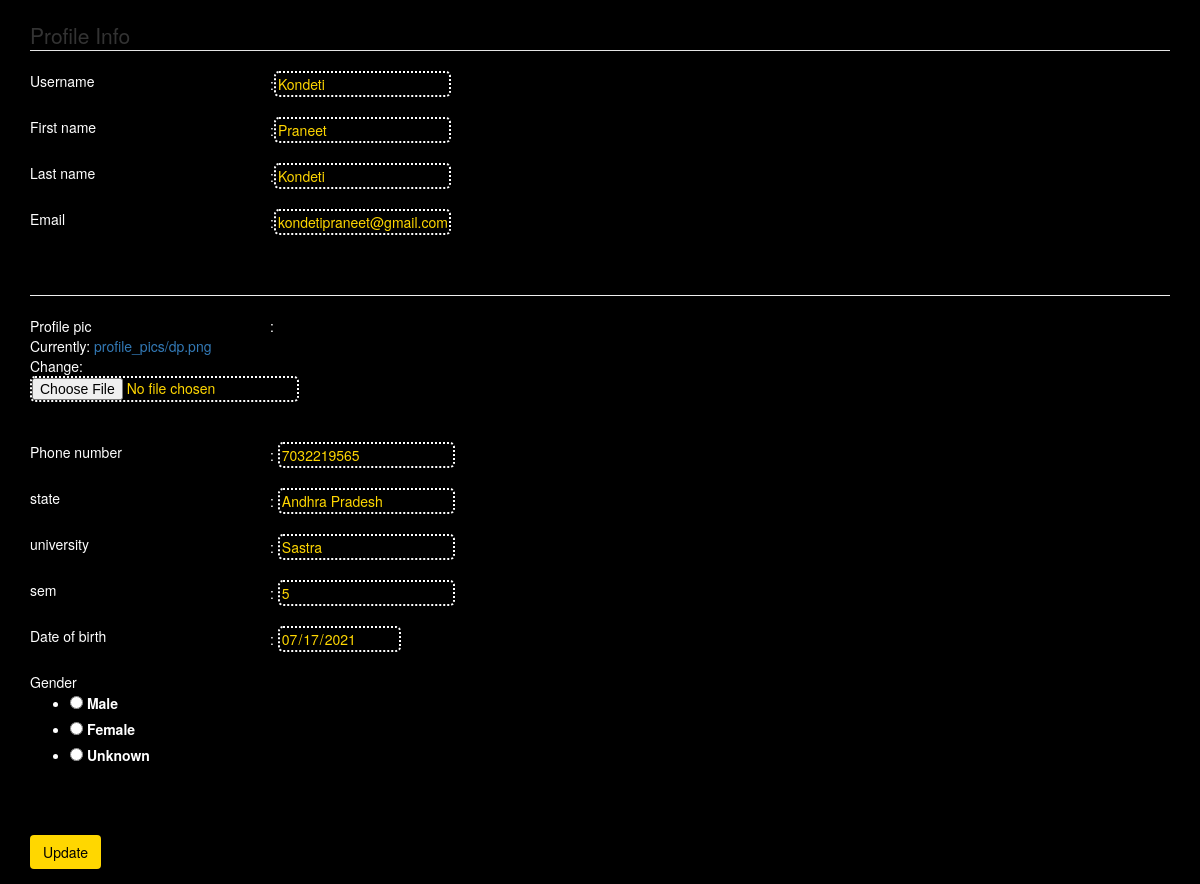
/update/ (signed in), run on the app's committed database.
### accounts/models.py (models this page shows, shortened)
class Profile(models.Model):
    user = models.OneToOneField(User, on_delete=models.CASCADE)
    image = models.ImageField(default='default.jpeg', upload_to='profile_pics')
    phno =models.IntegerField(default=999999999)
    dob = models.DateField(default=date.today())
    state = models.CharField(default='Andhra Pradesh',max_length=100)
    university = models.CharField(default='Sastra',max_length=100)
    sem = models.IntegerField(default=5)
    gender = models.CharField(default='Unknown',max_length=50)

### accounts/views.py (the view)
# urls.py: path('update/',account_views.update,name='update'),
@login_required(login_url='/')
def update(request):
    if request.method == 'POST':
        u_form = UserUpdateForm(request.POST, instance=request.user)
        p_form = ProfileUpdateForm(request.POST,
                                   request.FILES,
                                   instance=request.user.profile)
        if u_form.is_valid() and p_form.is_valid():
            u_form.save()
            p_form.save()
            messages.success(request, f'Your account has been updated!')
            return redirect("/kondeti")
    else:
        u_form = UserUpdateForm(instance=request.user)
        p_form = ProfileUpdateForm(instance=request.user.profile)
    context = {
        'u_form': u_form,
        'p_form': p_form
    }
    return render(request, 'accounts/update.html', context)

### accounts/forms.py
class UserUpdateForm(forms.ModelForm):
    email = forms.EmailField()
    class Meta:
        model = User
        fields = ['username','first_name','last_name', 'email']

class ProfileUpdateForm(forms.ModelForm):
    CHOICES = [('M','Male'),('F','Female'),('U','Unknown')]
    gender=forms.CharField(label='Gender', widget=forms.RadioSelect(choices=CHOICES))
    dob = forms.DateField(widget=DateInput(attrs={'type':'date','title':'mm/dd/yyyy','placeholder':'mm/dd/yyyy'}))
    class Meta:
        model = Profile
        fields = ['image','phno','state','university','sem','dob','gender']

### accounts/templates/accounts/update.html (shortened to what this page needs)
﻿<!DOCTYPE html>
{% load static %}
<html lang="en" xmlns="http://www.w3.org/1999/xhtml">
<head>
    <link rel="stylesheet" href={% static 'css/bootstrap.css' %}>
</head>
<body>
    <div class="container">
        <form method="POST" enctype="multipart/form-data">
            <fieldset class="form-group">
                <legend class="border-bottom mb-4">Profile Info</legend>
                <div style="width:240px; float:left;">{{u_form.username.label}}</div>:{{ u_form.username}}<br><br>
                <div style="width:240px; float:left;">{{u_form.first_name.label}}</div>:{{u_form.first_name}}<br><br>
                <div style="width:240px; float:left;">{{u_form.last_name.label}}</div>:{{u_form.last_name}}<br><br>
                <div style="width:240px; float:left;">{{u_form.email.label}}</div>:{{u_form.email}}<br /><br><br>
                <hr />
                <div style="width:240px; float:left;">Profile pic</div> :<br> {{p_form.image}}<br><br>
                <div style="width:240px; float:left">Phone number</div>: {{p_form.phno}}<br><br>
                <div style="width:240px; float:left">state       </div>: {{p_form.state}}<br><br>
                <div style="width:240px; float:left">university  </div>: {{p_form.university}}<br><br>
                <div style="width:240px; float:left">sem         </div>: {{p_form.sem}}<br><br>
                <div style="width:240px; float:left">Date of birth</div>: {{p_form.dob}}<br><br>
                <div style="width:240px; float:left">{{p_form.gender.label}}       </div> <br>{{p_form.gender}}<br><br>
            </fieldset>
            <div class="form-group">
                <button class="btn btn-outline-info" type="submit">Update</button>
            </div>
        </form>
    </div>
</body>
</html>

### accounts/templates/accounts/update.html (style rules this page uses)
body { background-color: #000000; color: #ffffff; }
input { background-color:#000000; color: #FFD700; border: 2px dotted white; border-radius: 5px; }
button { background-color:#FFD700; color: #000000; border: 2px dotted white; border-radius: 5px; }

### data on the page
Profile: phno "7032219565", state "Andhra Pradesh", university "Sastra", sem "5", dob "07/17/2021", gender "☐ Male ☐ Female ☐ Unknown"

### other printed values
{{ u_form.username.label }} "Username"
{{ u_form.first_name.label }} "First name"
{{ u_form.last_name.label }} "Last name"
{{ u_form.email.label }} "Email"
{{ p_form.gender.label }} "Gender"
